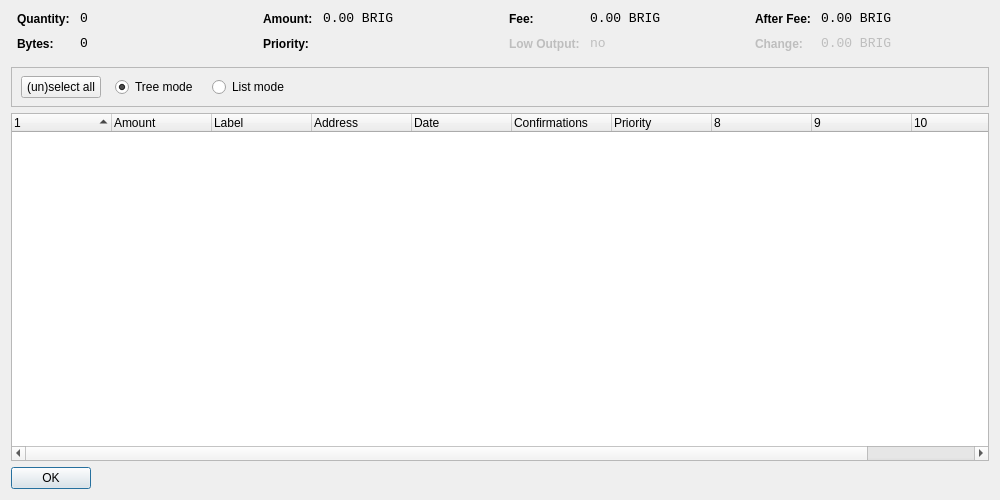
<?xml version="1.0" encoding="UTF-8"?>
<ui version="4.0">
 <class>CoinControlDialog</class>
 <widget class="QDialog" name="CoinControlDialog">
  <property name="geometry">
   <rect>
    <x>0</x>
    <y>0</y>
    <width>1000</width>
    <height>500</height>
   </rect>
  </property>
  <property name="windowTitle">
   <string>Coin Control</string>
  </property>
  <layout class="QVBoxLayout" name="verticalLayout">
   <item>
    <layout class="QHBoxLayout" name="horizontalLayoutTop" stretch="0,0,0,0">
     <property name="topMargin">
      <number>0</number>
     </property>
     <property name="bottomMargin">
      <number>10</number>
     </property>
     <item>
      <layout class="QFormLayout" name="formLayoutCoinControl1">
       <property name="horizontalSpacing">
        <number>10</number>
       </property>
       <property name="verticalSpacing">
        <number>10</number>
       </property>
       <property name="leftMargin">
        <number>6</number>
       </property>
       <property name="rightMargin">
        <number>6</number>
       </property>
       <item row="0" column="0">
        <widget class="QLabel" name="labelCoinControlQuantityText">
         <property name="styleSheet">
          <string notr="true">font-weight:bold;</string>
         </property>
         <property name="text">
          <string>Quantity:</string>
         </property>
        </widget>
       </item>
       <item row="0" column="1">
        <widget class="QLabel" name="labelCoinControlQuantity">
         <property name="font">
          <font>
           <family>Monospace</family>
           <pointsize>10</pointsize>
          </font>
         </property>
         <property name="cursor">
          <cursorShape>IBeamCursor</cursorShape>
         </property>
         <property name="contextMenuPolicy">
          <enum>Qt::ActionsContextMenu</enum>
         </property>
         <property name="text">
          <string>0</string>
         </property>
         <property name="textInteractionFlags">
          <set>Qt::LinksAccessibleByMouse|Qt::TextSelectableByKeyboard|Qt::TextSelectableByMouse</set>
         </property>
        </widget>
       </item>
       <item row="1" column="0">
        <widget class="QLabel" name="labelCoinControlBytesText">
         <property name="styleSheet">
          <string notr="true">font-weight:bold;</string>
         </property>
         <property name="text">
          <string>Bytes:</string>
         </property>
        </widget>
       </item>
       <item row="1" column="1">
        <widget class="QLabel" name="labelCoinControlBytes">
         <property name="font">
          <font>
           <family>Monospace</family>
           <pointsize>10</pointsize>
          </font>
         </property>
         <property name="cursor">
          <cursorShape>IBeamCursor</cursorShape>
         </property>
         <property name="contextMenuPolicy">
          <enum>Qt::ActionsContextMenu</enum>
         </property>
         <property name="text">
          <string>0</string>
         </property>
         <property name="textInteractionFlags">
          <set>Qt::LinksAccessibleByMouse|Qt::TextSelectableByKeyboard|Qt::TextSelectableByMouse</set>
         </property>
        </widget>
       </item>
      </layout>
     </item>
     <item>
      <layout class="QFormLayout" name="formLayoutCoinControl2">
       <property name="horizontalSpacing">
        <number>10</number>
       </property>
       <property name="verticalSpacing">
        <number>10</number>
       </property>
       <property name="leftMargin">
        <number>6</number>
       </property>
       <property name="rightMargin">
        <number>6</number>
       </property>
       <item row="0" column="0">
        <widget class="QLabel" name="labelCoinControlAmountText">
         <property name="styleSheet">
          <string notr="true">font-weight:bold;</string>
         </property>
         <property name="text">
          <string>Amount:</string>
         </property>
        </widget>
       </item>
       <item row="0" column="1">
        <widget class="QLabel" name="labelCoinControlAmount">
         <property name="font">
          <font>
           <family>Monospace</family>
           <pointsize>10</pointsize>
          </font>
         </property>
         <property name="cursor">
          <cursorShape>IBeamCursor</cursorShape>
         </property>
         <property name="contextMenuPolicy">
          <enum>Qt::ActionsContextMenu</enum>
         </property>
         <property name="text">
          <string>0.00 BRIG</string>
         </property>
         <property name="textInteractionFlags">
          <set>Qt::LinksAccessibleByMouse|Qt::TextSelectableByKeyboard|Qt::TextSelectableByMouse</set>
         </property>
        </widget>
       </item>
       <item row="1" column="0">
        <widget class="QLabel" name="labelCoinControlPriorityText">
         <property name="styleSheet">
          <string notr="true">font-weight:bold;</string>
         </property>
         <property name="text">
          <string>Priority:</string>
         </property>
        </widget>
       </item>
       <item row="1" column="1">
        <widget class="QLabel" name="labelCoinControlPriority">
         <property name="font">
          <font>
           <family>Monospace</family>
           <pointsize>10</pointsize>
          </font>
         </property>
         <property name="cursor">
          <cursorShape>IBeamCursor</cursorShape>
         </property>
         <property name="contextMenuPolicy">
          <enum>Qt::ActionsContextMenu</enum>
         </property>
         <property name="text">
          <string/>
         </property>
         <property name="textInteractionFlags">
          <set>Qt::LinksAccessibleByMouse|Qt::TextSelectableByKeyboard|Qt::TextSelectableByMouse</set>
         </property>
        </widget>
       </item>
      </layout>
     </item>
     <item>
      <layout class="QFormLayout" name="formLayoutCoinControl3">
       <property name="horizontalSpacing">
        <number>10</number>
       </property>
       <property name="verticalSpacing">
        <number>10</number>
       </property>
       <property name="leftMargin">
        <number>6</number>
       </property>
       <property name="rightMargin">
        <number>6</number>
       </property>
       <item row="0" column="0">
        <widget class="QLabel" name="labelCoinControlFeeText">
         <property name="styleSheet">
          <string notr="true">font-weight:bold;</string>
         </property>
         <property name="text">
          <string>Fee:</string>
         </property>
        </widget>
       </item>
       <item row="0" column="1">
        <widget class="QLabel" name="labelCoinControlFee">
         <property name="font">
          <font>
           <family>Monospace</family>
           <pointsize>10</pointsize>
          </font>
         </property>
         <property name="cursor">
          <cursorShape>IBeamCursor</cursorShape>
         </property>
         <property name="contextMenuPolicy">
          <enum>Qt::ActionsContextMenu</enum>
         </property>
         <property name="text">
          <string>0.00 BRIG</string>
         </property>
         <property name="textInteractionFlags">
          <set>Qt::LinksAccessibleByMouse|Qt::TextSelectableByKeyboard|Qt::TextSelectableByMouse</set>
         </property>
        </widget>
       </item>
       <item row="1" column="0">
        <widget class="QLabel" name="labelCoinControlLowOutputText">
         <property name="enabled">
          <bool>false</bool>
         </property>
         <property name="styleSheet">
          <string notr="true">font-weight:bold;</string>
         </property>
         <property name="text">
          <string>Low Output:</string>
         </property>
        </widget>
       </item>
       <item row="1" column="1">
        <widget class="QLabel" name="labelCoinControlLowOutput">
         <property name="enabled">
          <bool>false</bool>
         </property>
         <property name="font">
          <font>
           <family>Monospace</family>
           <pointsize>10</pointsize>
          </font>
         </property>
         <property name="cursor">
          <cursorShape>IBeamCursor</cursorShape>
         </property>
         <property name="contextMenuPolicy">
          <enum>Qt::ActionsContextMenu</enum>
         </property>
         <property name="text">
          <string>no</string>
         </property>
         <property name="textInteractionFlags">
          <set>Qt::LinksAccessibleByMouse|Qt::TextSelectableByKeyboard|Qt::TextSelectableByMouse</set>
         </property>
        </widget>
       </item>
      </layout>
     </item>
     <item>
      <layout class="QFormLayout" name="formLayoutCoinControl4">
       <property name="fieldGrowthPolicy">
        <enum>QFormLayout::AllNonFixedFieldsGrow</enum>
       </property>
       <property name="horizontalSpacing">
        <number>10</number>
       </property>
       <property name="verticalSpacing">
        <number>10</number>
       </property>
       <property name="leftMargin">
        <number>6</number>
       </property>
       <property name="rightMargin">
        <number>6</number>
       </property>
       <item row="0" column="0">
        <widget class="QLabel" name="labelCoinControlAfterFeeText">
         <property name="styleSheet">
          <string notr="true">font-weight:bold;</string>
         </property>
         <property name="text">
          <string>After Fee:</string>
         </property>
        </widget>
       </item>
       <item row="0" column="1">
        <widget class="QLabel" name="labelCoinControlAfterFee">
         <property name="font">
          <font>
           <family>Monospace</family>
           <pointsize>10</pointsize>
          </font>
         </property>
         <property name="cursor">
          <cursorShape>IBeamCursor</cursorShape>
         </property>
         <property name="contextMenuPolicy">
          <enum>Qt::ActionsContextMenu</enum>
         </property>
         <property name="text">
          <string>0.00 BRIG</string>
         </property>
         <property name="textInteractionFlags">
          <set>Qt::LinksAccessibleByMouse|Qt::TextSelectableByKeyboard|Qt::TextSelectableByMouse</set>
         </property>
        </widget>
       </item>
       <item row="1" column="0">
        <widget class="QLabel" name="labelCoinControlChangeText">
         <property name="enabled">
          <bool>false</bool>
         </property>
         <property name="styleSheet">
          <string notr="true">font-weight:bold;</string>
         </property>
         <property name="text">
          <string>Change:</string>
         </property>
        </widget>
       </item>
       <item row="1" column="1">
        <widget class="QLabel" name="labelCoinControlChange">
         <property name="enabled">
          <bool>false</bool>
         </property>
         <property name="font">
          <font>
           <family>Monospace</family>
           <pointsize>10</pointsize>
          </font>
         </property>
         <property name="cursor">
          <cursorShape>IBeamCursor</cursorShape>
         </property>
         <property name="contextMenuPolicy">
          <enum>Qt::ActionsContextMenu</enum>
         </property>
         <property name="text">
          <string>0.00 BRIG</string>
         </property>
         <property name="textInteractionFlags">
          <set>Qt::LinksAccessibleByMouse|Qt::TextSelectableByKeyboard|Qt::TextSelectableByMouse</set>
         </property>
        </widget>
       </item>
      </layout>
     </item>
    </layout>
   </item>
   <item>
    <widget class="QFrame" name="frame">
     <property name="minimumSize">
      <size>
       <width>0</width>
       <height>40</height>
      </size>
     </property>
     <property name="frameShape">
      <enum>QFrame::StyledPanel</enum>
     </property>
     <property name="frameShadow">
      <enum>QFrame::Sunken</enum>
     </property>
     <widget class="QWidget" name="horizontalLayoutWidget">
      <property name="geometry">
       <rect>
        <x>10</x>
        <y>0</y>
        <width>781</width>
        <height>41</height>
       </rect>
      </property>
      <layout class="QHBoxLayout" name="horizontalLayoutPanel" stretch="0,0,0,0">
       <property name="spacing">
        <number>14</number>
       </property>
       <item>
        <widget class="QPushButton" name="pushButtonSelectAll">
         <property name="sizePolicy">
          <sizepolicy hsizetype="Maximum" vsizetype="Fixed">
           <horstretch>0</horstretch>
           <verstretch>0</verstretch>
          </sizepolicy>
         </property>
         <property name="text">
          <string>(un)select all</string>
         </property>
        </widget>
       </item>
       <item>
        <widget class="QRadioButton" name="radioTreeMode">
         <property name="sizePolicy">
          <sizepolicy hsizetype="Maximum" vsizetype="Fixed">
           <horstretch>0</horstretch>
           <verstretch>0</verstretch>
          </sizepolicy>
         </property>
         <property name="text">
          <string>Tree mode</string>
         </property>
         <property name="checked">
          <bool>true</bool>
         </property>
        </widget>
       </item>
       <item>
        <widget class="QRadioButton" name="radioListMode">
         <property name="sizePolicy">
          <sizepolicy hsizetype="Maximum" vsizetype="Fixed">
           <horstretch>0</horstretch>
           <verstretch>0</verstretch>
          </sizepolicy>
         </property>
         <property name="text">
          <string>List mode</string>
         </property>
        </widget>
       </item>
       <item>
        <spacer name="horizontalSpacer">
         <property name="orientation">
          <enum>Qt::Horizontal</enum>
         </property>
         <property name="sizeHint" stdset="0">
          <size>
           <width>40</width>
           <height>20</height>
          </size>
         </property>
        </spacer>
       </item>
      </layout>
     </widget>
    </widget>
   </item>
   <item>
    <widget class="CoinControlTreeWidget" name="treeWidget">
     <property name="contextMenuPolicy">
      <enum>Qt::CustomContextMenu</enum>
     </property>
     <property name="sortingEnabled">
      <bool>false</bool>
     </property>
     <property name="columnCount">
      <number>11</number>
     </property>
     <attribute name="headerShowSortIndicator" stdset="0">
      <bool>true</bool>
     </attribute>
     <attribute name="headerStretchLastSection">
      <bool>false</bool>
     </attribute>
     <column>
      <property name="text">
       <string/>
      </property>
     </column>
     <column>
      <property name="text">
       <string>Amount</string>
      </property>
     </column>
     <column>
      <property name="text">
       <string>Label</string>
      </property>
     </column>
     <column>
      <property name="text">
       <string>Address</string>
      </property>
     </column>
     <column>
      <property name="text">
       <string>Date</string>
      </property>
     </column>
     <column>
      <property name="text">
       <string>Confirmations</string>
      </property>
      <property name="toolTip">
       <string>Confirmed</string>
      </property>
     </column>
     <column>
      <property name="text">
       <string>Priority</string>
      </property>
     </column>
     <column>
      <property name="text">
       <string/>
      </property>
     </column>
     <column>
      <property name="text">
       <string/>
      </property>
     </column>
     <column>
      <property name="text">
       <string/>
      </property>
     </column>
     <column>
      <property name="text">
       <string/>
      </property>
     </column>
    </widget>
   </item>
   <item>
    <widget class="QDialogButtonBox" name="buttonBox">
     <property name="sizePolicy">
      <sizepolicy hsizetype="Maximum" vsizetype="Fixed">
       <horstretch>0</horstretch>
       <verstretch>0</verstretch>
      </sizepolicy>
     </property>
     <property name="orientation">
      <enum>Qt::Horizontal</enum>
     </property>
     <property name="standardButtons">
      <set>QDialogButtonBox::Ok</set>
     </property>
    </widget>
   </item>
  </layout>
 </widget>
 <customwidgets>
  <customwidget>
   <class>CoinControlTreeWidget</class>
   <extends>QTreeWidget</extends>
   <header>coincontroltreewidget.h</header>
  </customwidget>
 </customwidgets>
 <resources/>
 <connections/>
</ui>
